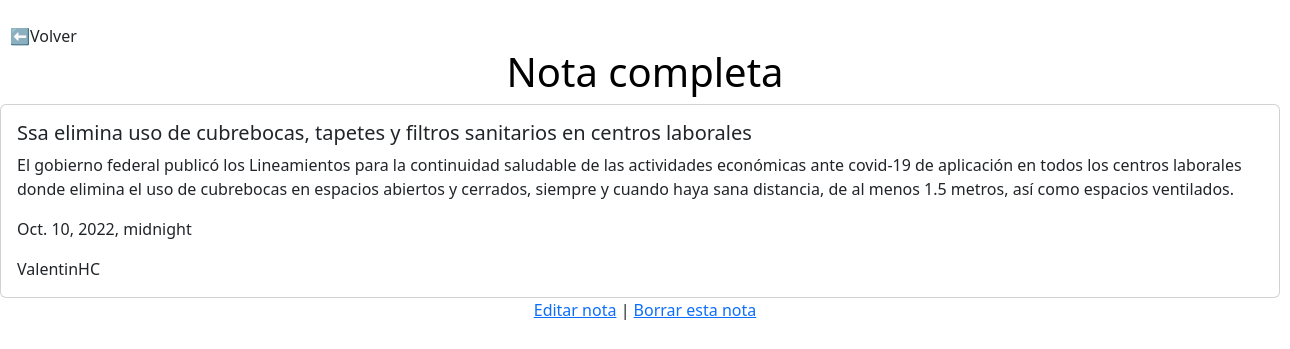
The page /noticias/2/ on the database its author committed.
### users/models.py (models this page shows, shortened)
class Noticias(models.Model):
    Titulo = models.CharField(max_length=100)
    Descripcion = models.TextField(max_length=500)
    Fecha = models.DateTimeField(auto_now_add=True)
    Autor = models.ForeignKey(CostumUser, on_delete=models.CASCADE)

class CostumUser(AbstractUser):
    Nombre = models.CharField(max_length=30)
    email = models.CharField(max_length=50)

### users/views.py (the view)
# urls.py: path('noticias/<int:pk>/', NoticiasPageDetail.as_view(), name='noticias_detalle'),
class NoticiasPageDetail(DetailView):
    template_name = 'noticias_detalle.html'
    model = Noticias
    context_object_name = 'Noticia_Completa'

### users/templates/noticias_detalle.html (shortened to what this page needs)
<a class="nav-link" style="text-align: left; margin-left: 10px;" href="{% url 'noticia' %}">⬅️Volver</a>
<h1 style="color:black; text-align: center;"> Nota completa </h1>
{% load static %}
{% block content %}
<link rel="stylesheet" href="{% static 'css/bootcss/bootstrap.css' %}">
    <div class="card" style="width: 80rem;">
        <div class="card-body">
          <h5 class="card-title">{{Noticia_Completa.Titulo}}</h5>
          <p class="card-text"> {{Noticia_Completa.Descripcion}}</p>
          <p class="card-text"> {{Noticia_Completa.Fecha}}</p>
          <p class="card-text"> {{Noticia_Completa.Autor}}</p>
        </div>
    </div>
    <p class="text-center">
        <a href="{% url 'noticias_editar' Noticia_Completa.pk %}">Editar nota</a> |
        <a href="{% url 'noticias_delete' Noticia_Completa.pk %}">Borrar esta nota</a>
    </p>
{% endblock %}

### rows shown on the page
Noticias: Titulo "Ssa elimina uso de cubrebocas, tapetes y filtros sanitarios en centros laborales", Descripcion "El gobierno federal publicó los Lineamientos para la continuidad saludable de las actividades económicas ante covid-19 de aplicación en todos los centros laborales donde elimina el uso de cubrebocas en espacios abiertos y cerrados, siempre y cuando haya sana distancia, de al menos 1.5 metros, así como espacios ventilados.", Fecha "Oct. 10, 2022, midnight", Autor "ValentinHC"
